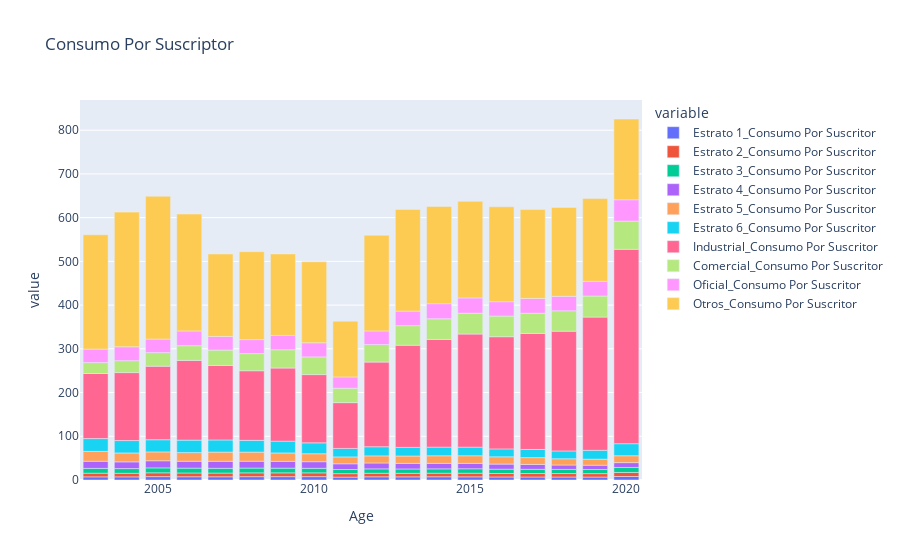

The notebook cell this image was saved under:
### Code cell
grafica_0= GraficoBarra(FinalM,ClasesConsumoPorSus,['Age'],"Consumo Por Suscriptor",aggF=np.median)
grafica_0

### Figure 1 — Plotly figure (JSON) as saved in the notebook; plotly's stock layout.template omitted (floating-point values rounded to 4 significant figures)
{"data": [{"alignmentgroup": "True", "hovertemplate": "variable=Estrato 1_Consumo Por Suscritor<br>Age=%{x}<br>value=%{y}<extra></extra>", "legendgroup": "Estrato 1_Consumo Por Suscritor", "marker": {"color": "#636efa"}, "name": "Estrato 1_Consumo Por Suscritor", "offsetgroup": "Estrato 1_Consumo Por Suscritor", "orientation": "v", "showlegend": true, "textposition": "auto", "type": "bar", "x": [2003, 2004, 2005, 2006, 2007, 2008, 2009, 2010, 2011, 2012, 2013, 2014, 2015, 2016, 2017, 2018, 2019, 2020], "xaxis": "x", "y": [7.18, 7.167, 7.721, 7.435, 7.378, 7.625, 7.652, 7.704, 6.663, 7.291, 7.205, 7.389, 7.244, 6.948, 6.882, 6.842, 6.771, 8.002], "yaxis": "y"}, {"alignmentgroup": "True", "hovertemplate": "variable=Estrato 2_Consumo Por Suscritor<br>Age=%{x}<br>value=%{y}<extra></extra>", "legendgroup": "Estrato 2_Consumo Por Suscritor", "marker": {"color": "#EF553B"}, "name": "Estrato 2_Consumo Por Suscritor", "offsetgroup": "Estrato 2_Consumo Por Suscritor", "orientation": "v", "showlegend": true, "textposition": "auto", "type": "bar", "x": [2003, 2004, 2005, 2006, 2007, 2008, 2009, 2010, 2011, 2012, 2013, 2014, 2015, 2016, 2017, 2018, 2019, 2020], "xaxis": "x", "y": [8.419, 8.234, 8.715, 8.628, 8.505, 8.694, 8.701, 8.645, 7.806, 8.167, 8.106, 8.169, 8.331, 8.018, 7.911, 7.876, 7.863, 9.298], "yaxis": "y"}, {"alignmentgroup": "True", "hovertemplate": "variable=Estrato 3_Consumo Por Suscritor<br>Age=%{x}<br>value=%{y}<extra></extra>", "legendgroup": "Estrato 3_Consumo Por Suscritor", "marker": {"color": "#00cc96"}, "name": "Estrato 3_Consumo Por Suscritor", "offsetgroup": "Estrato 3_Consumo Por Suscritor", "orientation": "v", "showlegend": true, "textposition": "auto", "type": "bar", "x": [2003, 2004, 2005, 2006, 2007, 2008, 2009, 2010, 2011, 2012, 2013, 2014, 2015, 2016, 2017, 2018, 2019, 2020], "xaxis": "x", "y": [11.05, 10.72, 11.26, 11.11, 10.93, 11.02, 10.79, 10.48, 9.545, 9.992, 9.91, 9.934, 10.12, 9.75, 9.632, 9.52, 9.452, 11.39], "yaxis": "y"}, {"alignmentgroup": "True", "hovertemplate": "variable=Estrato 4_Consumo Por Suscritor<br>Age=%{x}<br>value=%{y}<extra></extra>", "legendgroup": "Estrato 4_Consumo Por Suscritor", "marker": {"color": "#ab63fa"}, "name": "Estrato 4_Consumo Por Suscritor", "offsetgroup": "Estrato 4_Consumo Por Suscritor", "orientation": "v", "showlegend": true, "textposition": "auto", "type": "bar", "x": [2003, 2004, 2005, 2006, 2007, 2008, 2009, 2010, 2011, 2012, 2013, 2014, 2015, 2016, 2017, 2018, 2019, 2020], "xaxis": "x", "y": [16.25, 15.34, 16.26, 15.73, 15.98, 15.69, 15.5, 15.03, 13.07, 13.45, 12.79, 12.54, 12.32, 11.67, 11.17, 10.03, 9.775, 11.03], "yaxis": "y"}, {"alignmentgroup": "True", "hovertemplate": "variable=Estrato 5_Consumo Por Suscritor<br>Age=%{x}<br>value=%{y}<extra></extra>", "legendgroup": "Estrato 5_Consumo Por Suscritor", "marker": {"color": "#FFA15A"}, "name": "Estrato 5_Consumo Por Suscritor", "offsetgroup": "Estrato 5_Consumo Por Suscritor", "orientation": "v", "showlegend": true, "textposition": "auto", "type": "bar", "x": [2003, 2004, 2005, 2006, 2007, 2008, 2009, 2010, 2011, 2012, 2013, 2014, 2015, 2016, 2017, 2018, 2019, 2020], "xaxis": "x", "y": [22.5, 20.41, 20.24, 19.77, 21.0, 20.76, 19.25, 18.18, 15.75, 16.27, 16.88, 17.38, 17.42, 16.69, 15.56, 14.33, 13.83, 15.76], "yaxis": "y"}, {"alignmentgroup": "True", "hovertemplate": "variable=Estrato 6_Consumo Por Suscritor<br>Age=%{x}<br>value=%{y}<extra></extra>", "legendgroup": "Estrato 6_Consumo Por Suscritor", "marker": {"color": "#19d3f3"}, "name": "Estrato 6_Consumo Por Suscritor", "offsetgroup": "Estrato 6_Consumo Por Suscritor", "orientation": "v", "showlegend": true, "textposition": "auto", "type": "bar", "x": [2003, 2004, 2005, 2006, 2007, 2008, 2009, 2010, 2011, 2012, 2013, 2014, 2015, 2016, 2017, 2018, 2019, 2020], "xaxis": "x", "y": [29.3, 28.38, 27.88, 28.54, 27.77, 26.92, 26.92, 24.92, 19.37, 20.92, 19.68, 19.75, 19.66, 18.08, 18.75, 17.88, 20.25, 27.55], "yaxis": "y"}, {"alignmentgroup": "True", "hovertemplate": "variable=Industrial_Consumo Por Suscritor<br>Age=%{x}<br>value=%{y}<extra></extra>", "legendgroup": "Industrial_Consumo Por Suscritor", "marker": {"color": "#FF6692"}, "name": "Industrial_Consumo Por Suscritor", "offsetgroup": "Industrial_Consumo Por Suscritor", "orientation": "v", "showlegend": true, "textposition": "auto", "type": "bar", "x": [2003, 2004, 2005, 2006, 2007, 2008, 2009, 2010, 2011, 2012, 2013, 2014, 2015, 2016, 2017, 2018, 2019, 2020], "xaxis": "x", "y": [148.9, 155.4, 168.2, 182.3, 170.4, 159.1, 167.2, 156.1, 104.8, 193.5, 233.6, 246.2, 258.7, 256.5, 265.3, 273.8, 304.6, 444.5], "yaxis": "y"}, {"alignmentgroup": "True", "hovertemplate": "variable=Comercial_Consumo Por Suscritor<br>Age=%{x}<br>value=%{y}<extra></extra>", "legendgroup": "Comercial_Consumo Por Suscritor", "marker": {"color": "#B6E880"}, "name": "Comercial_Consumo Por Suscritor", "offsetgroup": "Comercial_Consumo Por Suscritor", "orientation": "v", "showlegend": true, "textposition": "auto", "type": "bar", "x": [2003, 2004, 2005, 2006, 2007, 2008, 2009, 2010, 2011, 2012, 2013, 2014, 2015, 2016, 2017, 2018, 2019, 2020], "xaxis": "x", "y": [25, 27.32, 31.12, 33.58, 35.18, 39.25, 41.78, 40.5, 32.95, 40.12, 44.82, 47.41, 47.76, 47.27, 46.3, 46.68, 48.2, 64.61], "yaxis": "y"}, {"alignmentgroup": "True", "hovertemplate": "variable=Oficial_Consumo Por Suscritor<br>Age=%{x}<br>value=%{y}<extra></extra>", "legendgroup": "Oficial_Consumo Por Suscritor", "marker": {"color": "#FF97FF"}, "name": "Oficial_Consumo Por Suscritor", "offsetgroup": "Oficial_Consumo Por Suscritor", "orientation": "v", "showlegend": true, "textposition": "auto", "type": "bar", "x": [2003, 2004, 2005, 2006, 2007, 2008, 2009, 2010, 2011, 2012, 2013, 2014, 2015, 2016, 2017, 2018, 2019, 2020], "xaxis": "x", "y": [30.75, 31.64, 30.86, 33.78, 31.12, 31.95, 32.88, 32.19, 25.74, 31.11, 33.26, 34.44, 34.9, 32.85, 33.69, 33.06, 33.53, 48.79], "yaxis": "y"}, {"alignmentgroup": "True", "hovertemplate": "variable=Otros_Consumo Por Suscritor<br>Age=%{x}<br>value=%{y}<extra></extra>", "legendgroup": "Otros_Consumo Por Suscritor", "marker": {"color": "#FECB52"}, "name": "Otros_Consumo Por Suscritor", "offsetgroup": "Otros_Consumo Por Suscritor", "orientation": "v", "showlegend": true, "textposition": "auto", "type": "bar", "x": [2003, 2004, 2005, 2006, 2007, 2008, 2009, 2010, 2011, 2012, 2013, 2014, 2015, 2016, 2017, 2018, 2019, 2020], "xaxis": "x", "y": [261.6, 308.1, 326.6, 267.4, 188.6, 201.1, 186.3, 185.3, 127.6, 219.0, 232.4, 222.4, 220.8, 217.1, 203.4, 203.3, 189.5, 184.7], "yaxis": "y"}], "layout": {"barmode": "relative", "legend": {"title": {"text": "variable"}, "tracegroupgap": 0}, "title": {"text": "Consumo Por Suscriptor"}, "xaxis": {"anchor": "y", "domain": [0, 1], "title": {"text": "Age"}}, "yaxis": {"anchor": "x", "domain": [0, 1], "title": {"text": "value"}}}}
